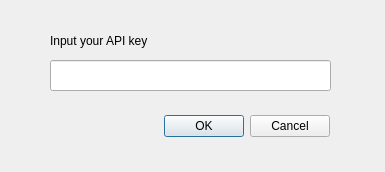
<?xml version="1.0" encoding="UTF-8"?>
<ui version="4.0">
 <class>SphereBasemapDialogBase</class>
 <widget class="QDialog" name="SphereBasemapDialogBase">
  <property name="geometry">
   <rect>
    <x>0</x>
    <y>0</y>
    <width>385</width>
    <height>172</height>
   </rect>
  </property>
  <property name="windowTitle">
   <string>Sphere Basemap Layers</string>
  </property>
  <widget class="QDialogButtonBox" name="button_box">
   <property name="geometry">
    <rect>
     <x>0</x>
     <y>110</y>
     <width>330</width>
     <height>32</height>
    </rect>
   </property>
   <property name="orientation">
    <enum>Qt::Horizontal</enum>
   </property>
   <property name="standardButtons">
    <set>QDialogButtonBox::Cancel|QDialogButtonBox::Ok</set>
   </property>
  </widget>
  <widget class="QLabel" name="label">
   <property name="geometry">
    <rect>
     <x>50</x>
     <y>30</y>
     <width>161</width>
     <height>21</height>
    </rect>
   </property>
   <property name="text">
    <string>Input your API key</string>
   </property>
  </widget>
  <widget class="QLineEdit" name="lineEdit">
   <property name="geometry">
    <rect>
     <x>50</x>
     <y>60</y>
     <width>281</width>
     <height>31</height>
    </rect>
   </property>
  </widget>
 </widget>
 <resources/>
 <connections>
  <connection>
   <sender>button_box</sender>
   <signal>accepted()</signal>
   <receiver>SphereBasemapDialogBase</receiver>
   <slot>accept()</slot>
   <hints>
    <hint type="sourcelabel">
     <x>20</x>
     <y>20</y>
    </hint>
    <hint type="destinationlabel">
     <x>20</x>
     <y>20</y>
    </hint>
   </hints>
  </connection>
  <connection>
   <sender>button_box</sender>
   <signal>rejected()</signal>
   <receiver>SphereBasemapDialogBase</receiver>
   <slot>reject()</slot>
   <hints>
    <hint type="sourcelabel">
     <x>20</x>
     <y>20</y>
    </hint>
    <hint type="destinationlabel">
     <x>20</x>
     <y>20</y>
    </hint>
   </hints>
  </connection>
 </connections>
</ui>
